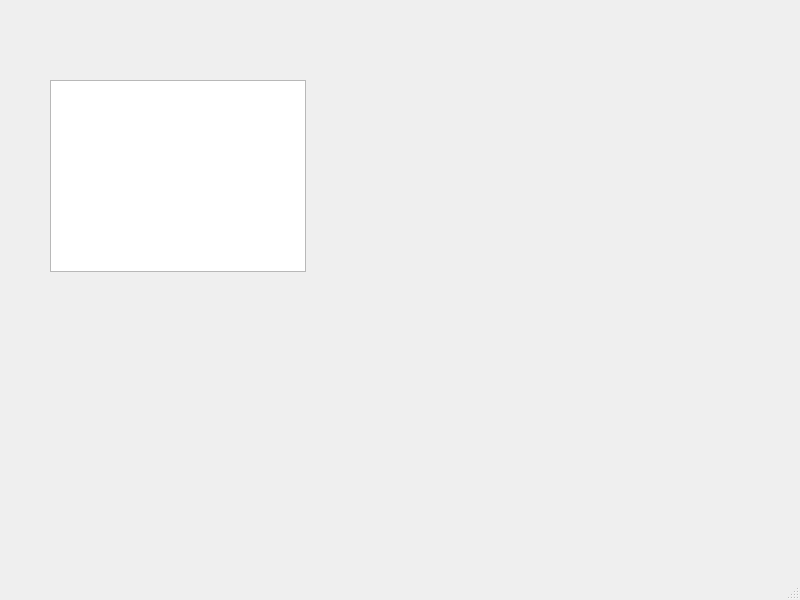
<?xml version="1.0" encoding="UTF-8"?>
<ui version="4.0">
 <class>MainWindow</class>
 <widget class="QMainWindow" name="MainWindow">
  <property name="geometry">
   <rect>
    <x>0</x>
    <y>0</y>
    <width>800</width>
    <height>600</height>
   </rect>
  </property>
  <property name="windowTitle">
   <string>MainWindow</string>
  </property>
  <widget class="QWidget" name="centralwidget">
   <widget class="QTableWidget" name="tableWidget">
    <property name="geometry">
     <rect>
      <x>50</x>
      <y>80</y>
      <width>256</width>
      <height>192</height>
     </rect>
    </property>
   </widget>
  </widget>
  <widget class="QMenuBar" name="menubar">
   <property name="geometry">
    <rect>
     <x>0</x>
     <y>0</y>
     <width>800</width>
     <height>26</height>
    </rect>
   </property>
  </widget>
  <widget class="QStatusBar" name="statusbar"/>
 </widget>
 <resources/>
 <connections/>
</ui>
